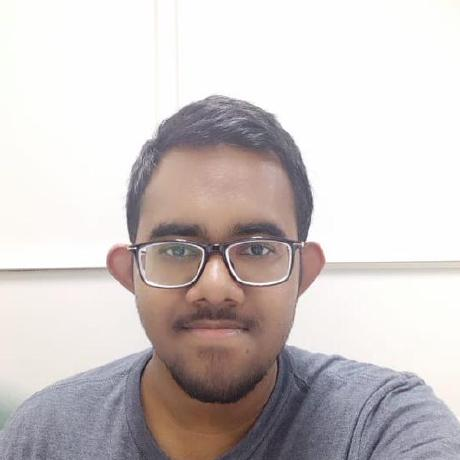
#> input picture draw-files/test.jpg, 460 x 460 px
$ jupyter execute --allow-errors sketch.ipynb
#> lines starting #> are read from the running program, lines starting #| are printed output that depends on the picture
#> further down, img is the input picture: PIL image 460x460 RGB; mean R, G, B 206.8, 199.5, 198.9
### draw-files/background.py
from PIL import Image
from noise import pnoise2
import numpy as np

class Background:
    def __init__(self, dimensions, octaves):
        self.dimensions = dimensions
        self.octaves = octaves

    def background(self):
        texture = np.empty([self.dimensions[1], self.dimensions[0]])
        freq = 16.0 * self.octaves

        for i in range(self.dimensions[1]):
            for j in range(self.dimensions[0]):
                v = int(pnoise2(i / freq, j / freq, self.octaves) * 127.0 + 128.0)
                texture[i][j] = v

        return Image.fromarray(texture).convert("RGB")

### draw-files/sketch.ipynb
[cell 1]
import cv2 as cv
import numpy as np
import random
from edges import Edges
from background import Background
from PIL import Image, ImageOps

filename = "test.jpg"

class Sketch:
    def __init__(self, image):
#> called with image = 'test.jpg'
        self.img = cv.imread(image)

    def sketch(self):
        grey = cv.cvtColor(self.img, cv.COLOR_BGR2GRAY)
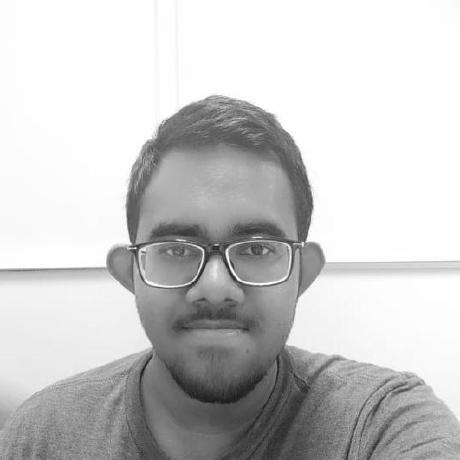
#> grey: shape (460, 460); min 19, max 255, mean 201.6
        inv = 255 - grey
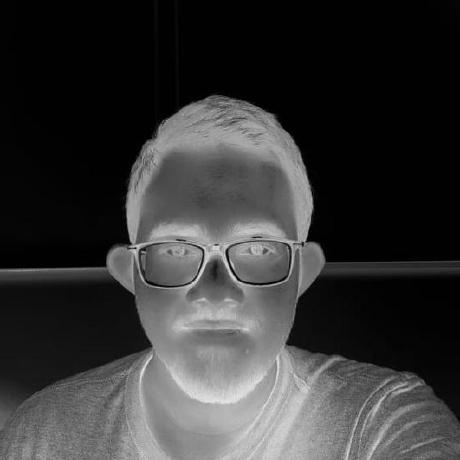
#> inv: shape (460, 460); min 0, max 236, mean 53.4
        blur = cv.GaussianBlur(inv, (13,13), 0)
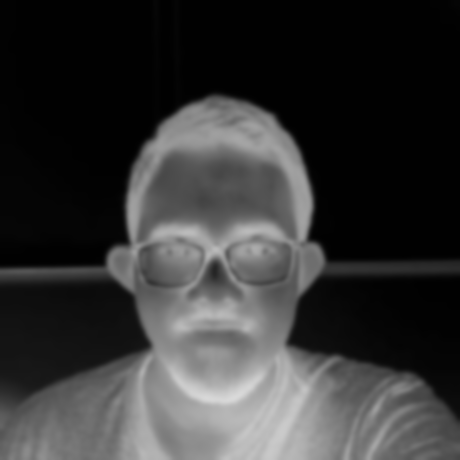
#> blur: shape (460, 460); min 1, max 217, mean 53.4
        return cv.divide(grey, 255-blur, scale=256)
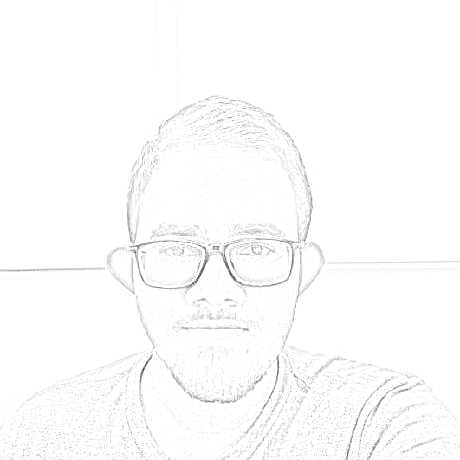
#> returned value: shape (460, 460); min 57, max 255, mean 252

img = Image.open(filename)

sketch = Sketch(filename).sketch()
cv.imwrite("sketch.png", sketch)
#> (the rest of this cell did not finish here and is left out)

edges = Edges(filename).edges()
#sketchTrans = cv.cvtColor(sketch, cv.COLOR_GRAY2RGBA)

mask = edges[3]
sketch = cv.bitwise_and(sketch, edges, edges)
(thresh, sketch) = cv.threshold(sketch, 240, 255, cv.THRESH_BINARY)
#sketch = cv.multiply(sketch, np.array(bg), scale=(1./128))


h, w = sketch.shape[:2]
mask = np.zeros((h+2, w+2), np.uint8)
#mask[1:h+1, 1:w+1] = sketch
sketchColor = cv.cvtColor(sketch, cv.COLOR_GRAY2RGBA)
white = np.all(sketchColor == [244,255,255,255], axis=-1)
sketchColor[white, -1] = 0
cv.imwrite("final.png", sketchColor)
final = Image.fromarray(sketchColor)
final.show()

$ run again, with draw-files/1.jpg copied over draw-files/test.jpg
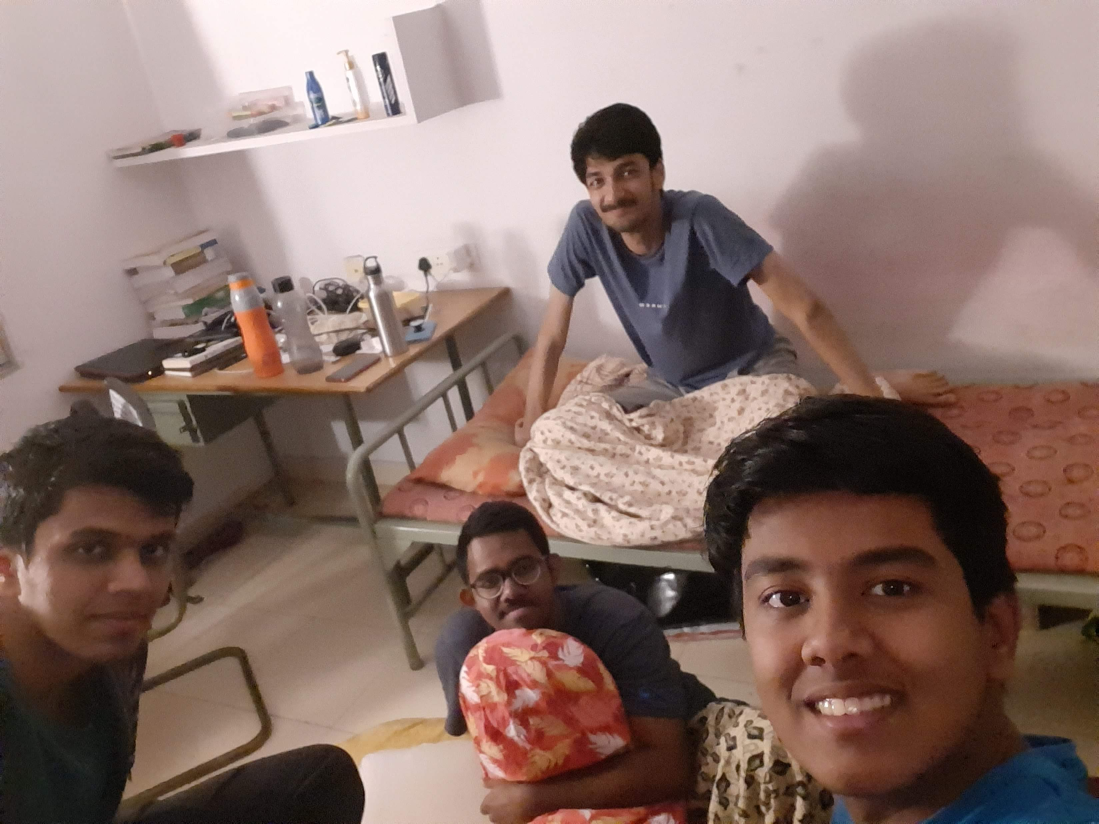
#> input picture draw-files/1.jpg, 3296 x 2472 px (shown at 1/3 size)
#> img is the input picture: PIL image 3296x2472 RGB; mean R, G, B 137.7, 114.3, 107.4
#> in sketch, `inv = 255 - grey`:
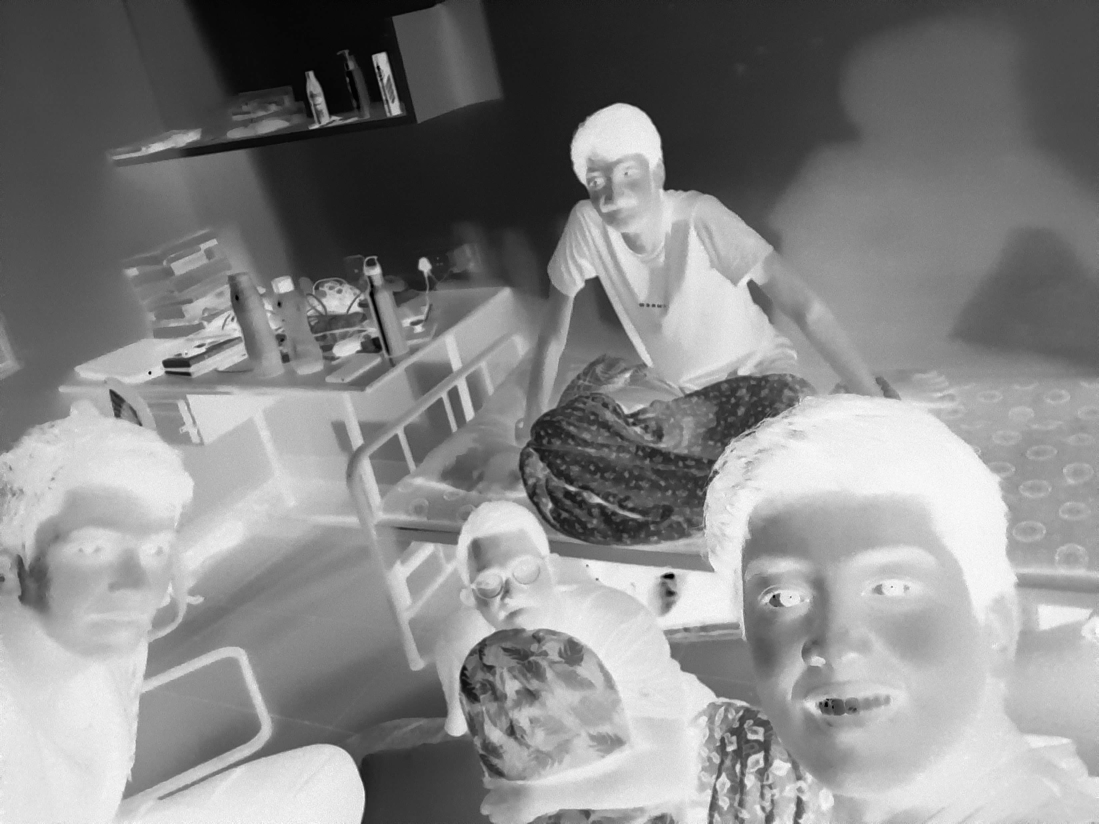
#> inv: shape (2472, 3296) (shown at 1/3 size); min 0, max 255, mean 134.5
#> in sketch, `return cv.divide(grey, 255-blur, scale=256)`:
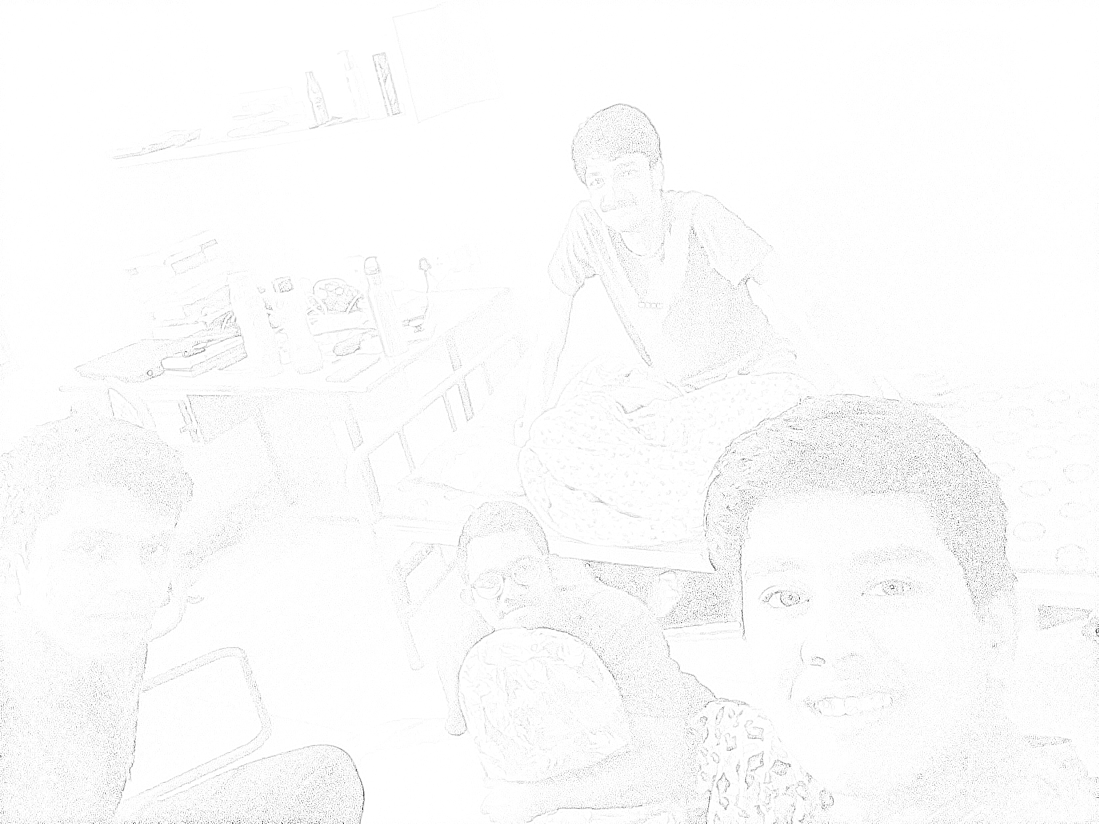
#> returned value: shape (2472, 3296) (shown at 1/3 size); min 0, max 255, mean 251.2

$ run again, with draw-files/sketch2.jpg copied over draw-files/test.jpg
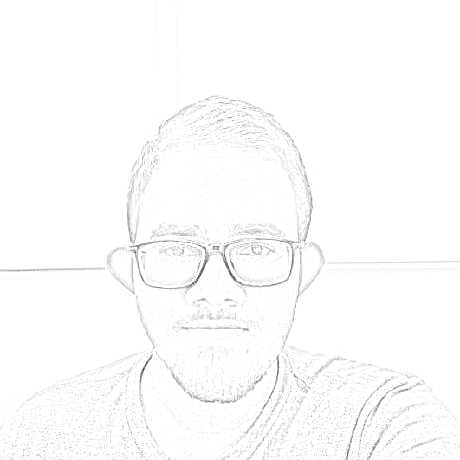
#> input picture draw-files/sketch2.jpg, 460 x 460 px
#> img is the input picture: PIL image 460x460 L; min 57, max 255, mean 252
#> in sketch, `inv = 255 - grey`:
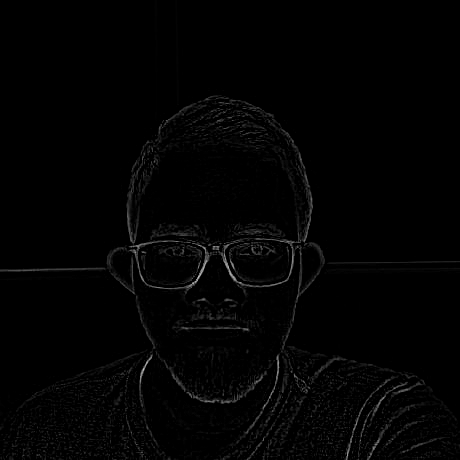
#> inv: shape (460, 460); min 0, max 198, mean 3

$ run again, with draw-files/img2.png saved as draw-files/test.jpg
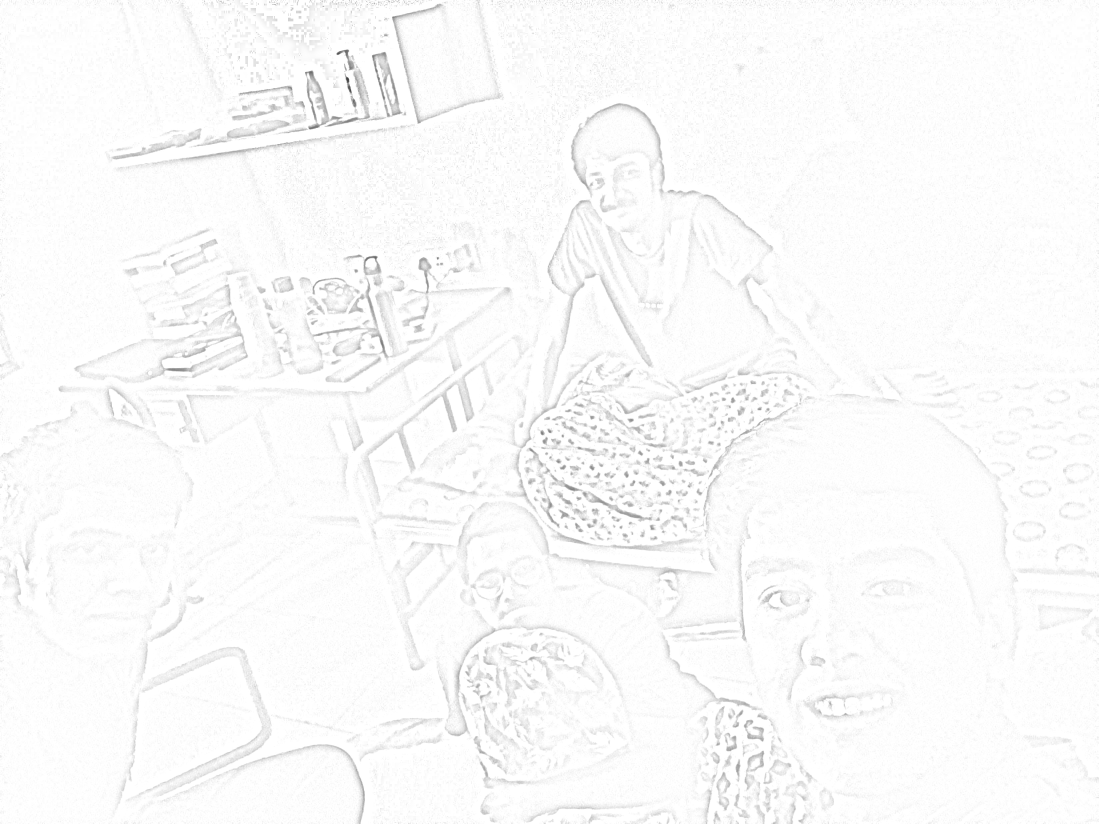
#> input picture draw-files/img2.png, 3296 x 2472 px (shown at 1/3 size)
#> img is the input picture: PIL image 3296x2472 RGB; min 60, max 255, mean 250.3
#> in sketch, `inv = 255 - grey`:
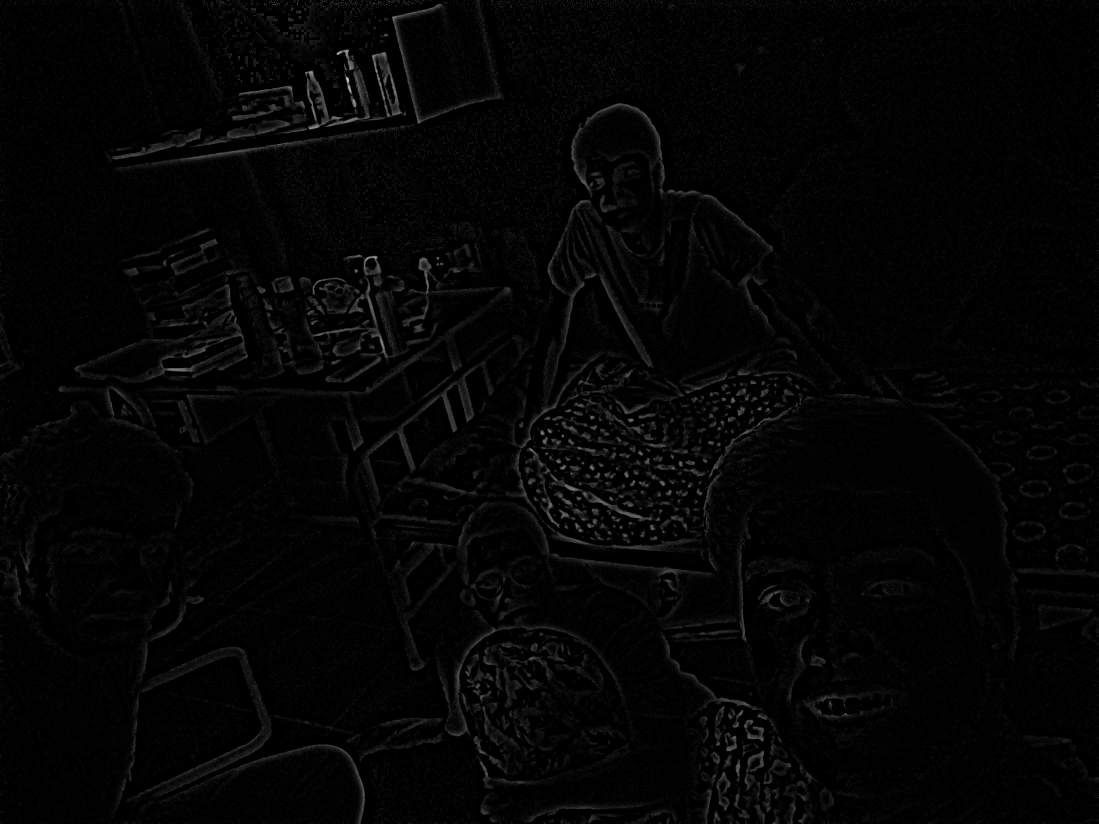
#> inv: shape (2472, 3296) (shown at 1/3 size); min 0, max 195, mean 4.7
#> in sketch, `return cv.divide(grey, 255-blur, scale=256)`:
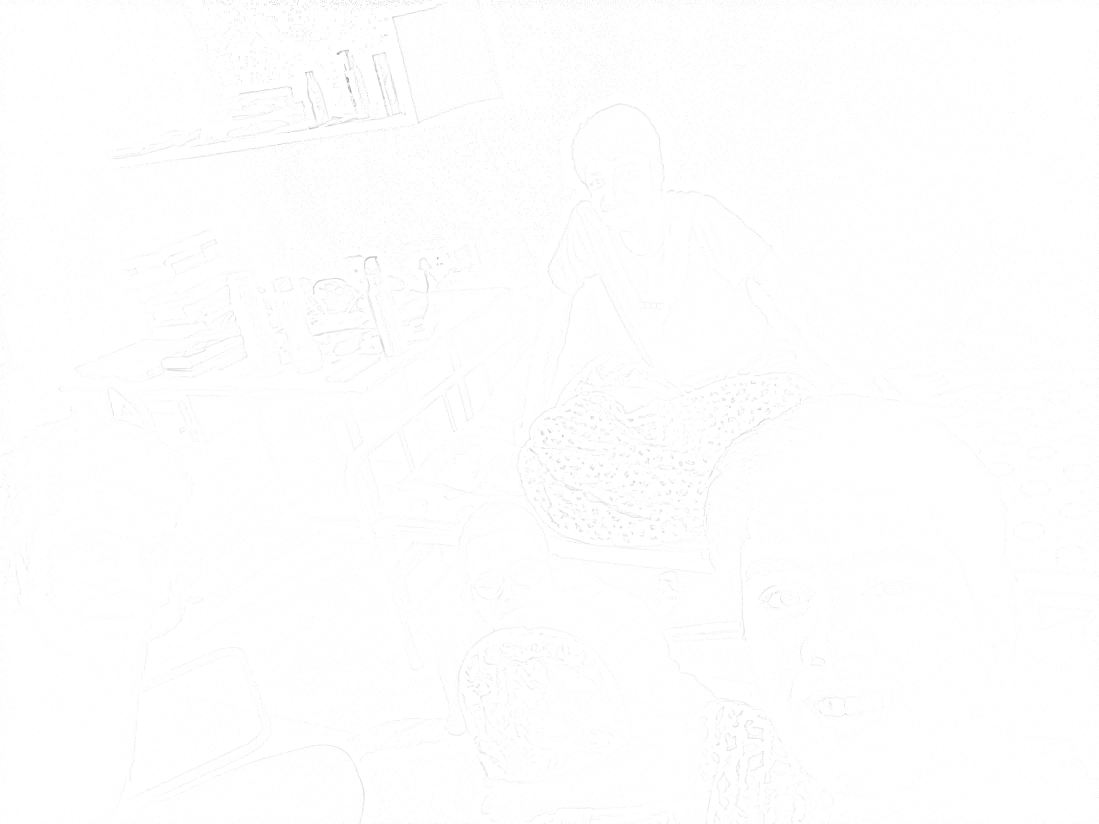
#> returned value: shape (2472, 3296) (shown at 1/3 size); min 132, max 255, mean 254.1
